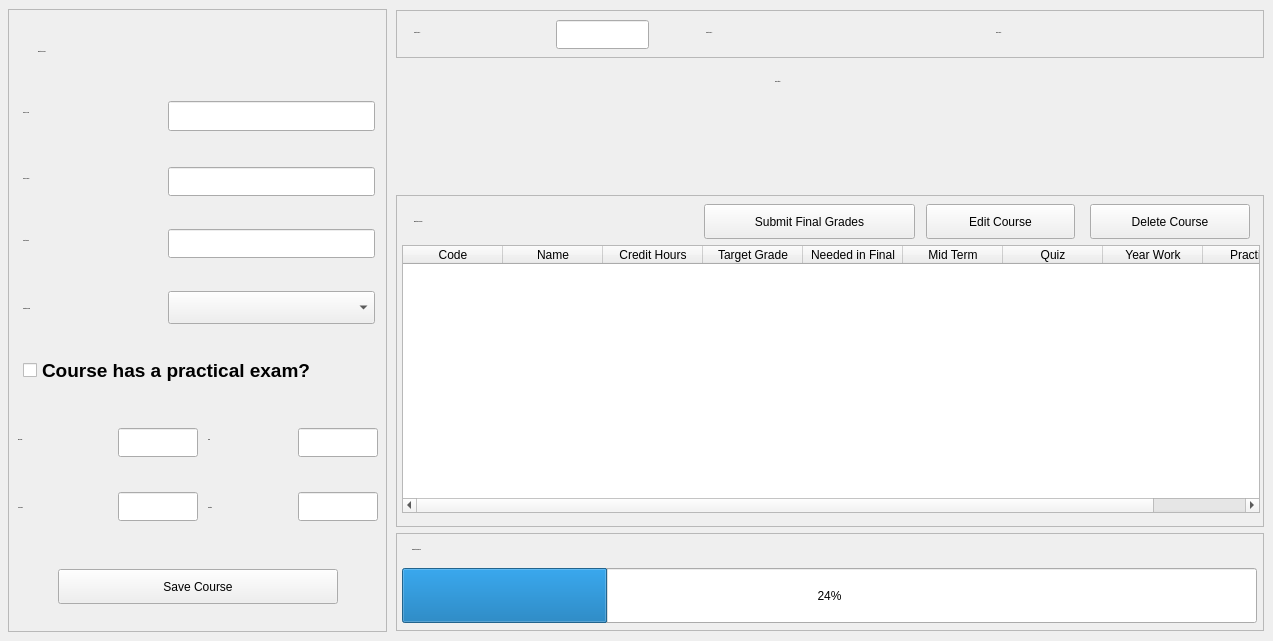
    <widget class="QWidget" name="page_3">
     <widget class="QFrame" name="frame_7">
      <property name="geometry">
       <rect>
        <x>8</x>
        <y>9</y>
        <width>379</width>
        <height>623</height>
       </rect>
      </property>
      <property name="frameShape">
       <enum>QFrame::Shape::StyledPanel</enum>
      </property>
      <property name="frameShadow">
       <enum>QFrame::Shadow::Raised</enum>
      </property>
      <widget class="QLabel" name="title_lbl_2">
       <property name="geometry">
        <rect>
         <x>30</x>
         <y>30</y>
         <width>177</width>
         <height>26</height>
        </rect>
       </property>
       <property name="font">
        <font>
         <pointsize>-1</pointsize>
         <bold>true</bold>
        </font>
       </property>
       <property name="text">
        <string>Register Course</string>
       </property>
       <property name="label_case" stdset="0">
        <string>title</string>
       </property>
      </widget>
      <widget class="QLabel" name="label_18">
       <property name="geometry">
        <rect>
         <x>15</x>
         <y>94</y>
         <width>124</width>
         <height>20</height>
        </rect>
       </property>
       <property name="font">
        <font>
         <pointsize>-1</pointsize>
         <bold>true</bold>
        </font>
       </property>
       <property name="text">
        <string>Course Code</string>
       </property>
      </widget>
      <widget class="QLabel" name="label_19">
       <property name="geometry">
        <rect>
         <x>200</x>
         <y>421</y>
         <width>52</width>
         <height>20</height>
        </rect>
       </property>
       <property name="font">
        <font>
         <pointsize>-1</pointsize>
         <bold>true</bold>
        </font>
       </property>
       <property name="text">
        <string>Quiz</string>
       </property>
      </widget>
      <widget class="QLabel" name="label_20">
       <property name="geometry">
        <rect>
         <x>15</x>
         <y>290</y>
         <width>143</width>
         <height>20</height>
        </rect>
       </property>
       <property name="font">
        <font>
         <pointsize>-1</pointsize>
         <bold>true</bold>
        </font>
       </property>
       <property name="text">
        <string>Targeted Grade </string>
       </property>
      </widget>
      <widget class="QLabel" name="label_21">
       <property name="geometry">
        <rect>
         <x>15</x>
         <y>222</y>
         <width>124</width>
         <height>20</height>
        </rect>
       </property>
       <property name="font">
        <font>
         <pointsize>-1</pointsize>
         <bold>true</bold>
        </font>
       </property>
       <property name="text">
        <string>Credit Hours</string>
       </property>
      </widget>
      <widget class="QLabel" name="label_22">
       <property name="geometry">
        <rect>
         <x>15</x>
         <y>160</y>
         <width>124</width>
         <height>20</height>
        </rect>
       </property>
       <property name="font">
        <font>
         <pointsize>-1</pointsize>
         <bold>true</bold>
        </font>
       </property>
       <property name="text">
        <string>Course Name</string>
       </property>
      </widget>
      <widget class="QPushButton" name="add_button_2">
       <property name="geometry">
        <rect>
         <x>50</x>
         <y>560</y>
         <width>280</width>
         <height>35</height>
        </rect>
       </property>
       <property name="text">
        <string>Save Course</string>
       </property>
      </widget>
      <widget class="QCheckBox" name="has_practical">
       <property name="geometry">
        <rect>
         <x>15</x>
         <y>350</y>
         <width>300</width>
         <height>23</height>
        </rect>
       </property>
       <property name="font">
        <font>
         <pointsize>14</pointsize>
         <bold>true</bold>
        </font>
       </property>
       <property name="text">
        <string>Course has a practical exam?</string>
       </property>
      </widget>
      <widget class="QLineEdit" name="code_2">
       <property name="geometry">
        <rect>
         <x>160</x>
         <y>92</y>
         <width>207</width>
         <height>30</height>
        </rect>
       </property>
       <property name="font">
        <font>
         <pointsize>12</pointsize>
         <bold>false</bold>
        </font>
       </property>
      </widget>
      <widget class="QLineEdit" name="quiz">
       <property name="geometry">
        <rect>
         <x>290</x>
         <y>419</y>
         <width>80</width>
         <height>29</height>
        </rect>
       </property>
       <property name="font">
        <font>
         <pointsize>12</pointsize>
         <bold>false</bold>
        </font>
       </property>
      </widget>
      <widget class="QLineEdit" name="hours_2">
       <property name="geometry">
        <rect>
         <x>160</x>
         <y>220</y>
         <width>207</width>
         <height>29</height>
        </rect>
       </property>
       <property name="font">
        <font>
         <pointsize>12</pointsize>
         <bold>false</bold>
        </font>
       </property>
      </widget>
      <widget class="QLineEdit" name="name_2">
       <property name="geometry">
        <rect>
         <x>160</x>
         <y>158</y>
         <width>207</width>
         <height>29</height>
        </rect>
       </property>
       <property name="font">
        <font>
         <pointsize>12</pointsize>
         <bold>false</bold>
        </font>
       </property>
      </widget>
      <widget class="QComboBox" name="grade_2">
       <property name="geometry">
        <rect>
         <x>160</x>
         <y>282</y>
         <width>207</width>
         <height>33</height>
        </rect>
       </property>
       <property name="font">
        <font>
         <pointsize>12</pointsize>
         <bold>false</bold>
        </font>
       </property>
       <property name="style_type" stdset="0">
        <string>combo</string>
       </property>
      </widget>
      <widget class="QLabel" name="practical_label">
       <property name="geometry">
        <rect>
         <x>200</x>
         <y>489</y>
         <width>83</width>
         <height>20</height>
        </rect>
       </property>
       <property name="font">
        <font>
         <pointsize>-1</pointsize>
         <bold>true</bold>
        </font>
       </property>
       <property name="text">
        <string>Practical</string>
       </property>
      </widget>
      <widget class="QLineEdit" name="practical_line">
       <property name="geometry">
        <rect>
         <x>290</x>
         <y>483</y>
         <width>80</width>
         <height>29</height>
        </rect>
       </property>
       <property name="font">
        <font>
         <pointsize>12</pointsize>
         <bold>false</bold>
        </font>
       </property>
      </widget>
      <widget class="QLabel" name="label_24">
       <property name="geometry">
        <rect>
         <x>10</x>
         <y>489</y>
         <width>115</width>
         <height>20</height>
        </rect>
       </property>
       <property name="font">
        <font>
         <pointsize>-1</pointsize>
         <bold>true</bold>
        </font>
       </property>
       <property name="text">
        <string>Year Work</string>
       </property>
      </widget>
      <widget class="QLineEdit" name="year_work">
       <property name="geometry">
        <rect>
         <x>110</x>
         <y>483</y>
         <width>80</width>
         <height>29</height>
        </rect>
       </property>
       <property name="font">
        <font>
         <pointsize>12</pointsize>
         <bold>false</bold>
        </font>
       </property>
      </widget>
      <widget class="QLabel" name="label_25">
       <property name="geometry">
        <rect>
         <x>10</x>
         <y>421</y>
         <width>92</width>
         <height>20</height>
        </rect>
       </property>
       <property name="font">
        <font>
         <pointsize>-1</pointsize>
         <bold>true</bold>
        </font>
       </property>
       <property name="text">
        <string>Mid Term</string>
       </property>
      </widget>
      <widget class="QLineEdit" name="mid_term">
       <property name="geometry">
        <rect>
         <x>110</x>
         <y>419</y>
         <width>80</width>
         <height>29</height>
        </rect>
       </property>
       <property name="font">
        <font>
         <pointsize>12</pointsize>
         <bold>false</bold>
        </font>
       </property>
      </widget>
     </widget>
     <widget class="QFrame" name="frame_8">
      <property name="geometry">
       <rect>
        <x>396</x>
        <y>195</y>
        <width>868</width>
        <height>332</height>
       </rect>
      </property>
      <property name="frameShape">
       <enum>QFrame::Shape::StyledPanel</enum>
      </property>
      <property name="frameShadow">
       <enum>QFrame::Shadow::Raised</enum>
      </property>
      <widget class="QTableWidget" name="registered_courses">
       <property name="geometry">
        <rect>
         <x>6</x>
         <y>50</y>
         <width>858</width>
         <height>268</height>
        </rect>
       </property>
       <column>
        <property name="text">
         <string>Code</string>
        </property>
       </column>
       <column>
        <property name="text">
         <string>Name</string>
        </property>
       </column>
       <column>
        <property name="text">
         <string>Credit Hours</string>
        </property>
       </column>
       <column>
        <property name="text">
         <string>Target Grade</string>
        </property>
       </column>
       <column>
        <property name="text">
         <string>Needed in Final</string>
        </property>
       </column>
       <column>
        <property name="text">
         <string>Mid Term</string>
        </property>
       </column>
       <column>
        <property name="text">
         <string>Quiz</string>
        </property>
       </column>
       <column>
        <property name="text">
         <string>Year Work</string>
        </property>
       </column>
       <column>
        <property name="text">
         <string>Practical</string>
        </property>
       </column>
      </widget>
      <widget class="QPushButton" name="delete_btn_2">
       <property name="geometry">
        <rect>
         <x>694</x>
         <y>9</y>
         <width>160</width>
         <height>35</height>
        </rect>
       </property>
       <property name="text">
        <string>Delete Course</string>
       </property>
       <property name="style_type" stdset="0">
        <string>delete</string>
       </property>
      </widget>
      <widget class="QPushButton" name="edit_course_2">
       <property name="geometry">
        <rect>
         <x>530</x>
         <y>9</y>
         <width>149</width>
         <height>35</height>
        </rect>
       </property>
       <property name="text">
        <string>Edit Course</string>
       </property>
      </widget>
      <widget class="QLabel" name="label_6">
       <property name="geometry">
        <rect>
         <x>18</x>
         <y>17</y>
         <width>178</width>
         <height>20</height>
        </rect>
       </property>
       <property name="font">
        <font>
         <pointsize>-1</pointsize>
         <bold>true</bold>
        </font>
       </property>
       <property name="text">
        <string>Registed Courses</string>
       </property>
      </widget>
      <widget class="QPushButton" name="submit">
       <property name="geometry">
        <rect>
         <x>308</x>
         <y>9</y>
         <width>211</width>
         <height>35</height>
        </rect>
       </property>
       <property name="text">
        <string>Submit Final Grades</string>
       </property>
      </widget>
     </widget>
     <widget class="QFrame" name="frame_9">
      <property name="geometry">
       <rect>
        <x>396</x>
        <y>10</y>
        <width>868</width>
        <height>48</height>
       </rect>
      </property>
      <property name="frameShape">
       <enum>QFrame::Shape::StyledPanel</enum>
      </property>
      <property name="frameShadow">
       <enum>QFrame::Shadow::Raised</enum>
      </property>
      <widget class="QLabel" name="regist_limit_2">
       <property name="geometry">
        <rect>
         <x>18</x>
         <y>13</y>
         <width>125</width>
         <height>20</height>
        </rect>
       </property>
       <property name="font">
        <font>
         <pointsize>-1</pointsize>
         <bold>true</bold>
        </font>
       </property>
       <property name="text">
        <string>Target CGPA :</string>
       </property>
      </widget>
      <widget class="QLineEdit" name="target_textBox">
       <property name="geometry">
        <rect>
         <x>160</x>
         <y>10</y>
         <width>93</width>
         <height>29</height>
        </rect>
       </property>
       <property name="font">
        <font>
         <pointsize>12</pointsize>
         <bold>false</bold>
        </font>
       </property>
      </widget>
      <widget class="QLabel" name="regist_limit_3">
       <property name="geometry">
        <rect>
         <x>600</x>
         <y>13</y>
         <width>112</width>
         <height>20</height>
        </rect>
       </property>
       <property name="font">
        <font>
         <pointsize>-1</pointsize>
         <bold>true</bold>
        </font>
       </property>
       <property name="text">
        <string>Plan's GPA :</string>
       </property>
      </widget>
      <widget class="QLabel" name="regist_limit_4">
       <property name="geometry">
        <rect>
         <x>310</x>
         <y>13</y>
         <width>135</width>
         <height>20</height>
        </rect>
       </property>
       <property name="font">
        <font>
         <pointsize>-1</pointsize>
         <bold>true</bold>
        </font>
       </property>
       <property name="text">
        <string>Target SGPA :</string>
       </property>
      </widget>
      <widget class="QLabel" name="target_sgpa">
       <property name="geometry">
        <rect>
         <x>450</x>
         <y>13</y>
         <width>107</width>
         <height>20</height>
        </rect>
       </property>
       <property name="font">
        <font>
         <pointsize>-1</pointsize>
         <bold>true</bold>
        </font>
       </property>
       <property name="text">
        <string>&lt;html&gt;&lt;head/&gt;&lt;body&gt;&lt;p&gt;&lt;br/&gt;&lt;/p&gt;&lt;/body&gt;&lt;/html&gt;</string>
       </property>
      </widget>
      <widget class="QLabel" name="planned_gpa">
       <property name="geometry">
        <rect>
         <x>720</x>
         <y>13</y>
         <width>108</width>
         <height>20</height>
        </rect>
       </property>
       <property name="font">
        <font>
         <pointsize>-1</pointsize>
         <bold>true</bold>
        </font>
       </property>
       <property name="text">
        <string/>
       </property>
      </widget>
     </widget>
     <widget class="QFrame" name="frame_10">
      <property name="geometry">
       <rect>
        <x>396</x>
        <y>533</y>
        <width>868</width>
        <height>98</height>
       </rect>
      </property>
      <property name="frameShape">
       <enum>QFrame::Shape::StyledPanel</enum>
      </property>
      <property name="frameShadow">
       <enum>QFrame::Shadow::Raised</enum>
      </property>
      <widget class="QProgressBar" name="progressBar">
       <property name="geometry">
        <rect>
         <x>6</x>
         <y>35</y>
         <width>855</width>
         <height>55</height>
        </rect>
       </property>
       <property name="value">
        <number>24</number>
       </property>
      </widget>
      <widget class="QLabel" name="label_10">
       <property name="geometry">
        <rect>
         <x>16</x>
         <y>7</y>
         <width>178</width>
         <height>20</height>
        </rect>
       </property>
       <property name="font">
        <font>
         <pointsize>-1</pointsize>
         <bold>true</bold>
        </font>
       </property>
       <property name="text">
        <string>Semester Progress</string>
       </property>
      </widget>
     </widget>
     <widget class="QLabel" name="plan_statue">
      <property name="geometry">
       <rect>
        <x>396</x>
        <y>109</y>
        <width>868</width>
        <height>77</height>
       </rect>
      </property>
      <property name="font">
       <font>
        <pointsize>-1</pointsize>
        <bold>true</bold>
       </font>
      </property>
      <property name="layoutDirection">
       <enum>Qt::LayoutDirection::RightToLeft</enum>
      </property>
      <property name="text">
       <string/>
      </property>
      <property name="alignment">
       <set>Qt::AlignmentFlag::AlignCenter</set>
      </property>
     </widget>
     <widget class="QLabel" name="label_12">
      <property name="geometry">
       <rect>
        <x>775</x>
        <y>72</y>
        <width>109</width>
        <height>20</height>
       </rect>
      </property>
      <property name="font">
       <font>
        <pointsize>-1</pointsize>
        <bold>true</bold>
       </font>
      </property>
      <property name="text">
       <string>Plan Status</string>
      </property>
     </widget>
    </widget>
